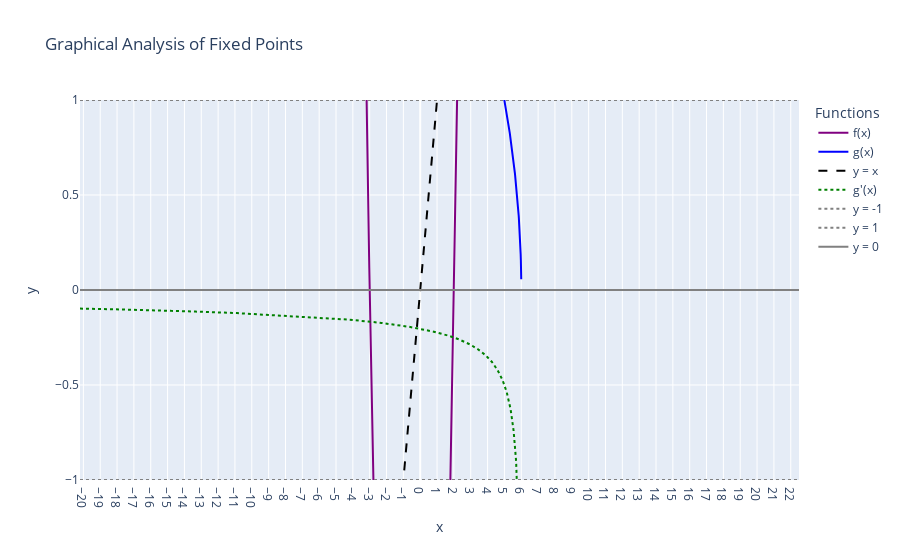

Notebook cell for this chart:
### Code cell
g = lambda x: np.sqrt(6 - x)  # g(x) = sqrt(6 - x)
x_vals = np.linspace(min(history) - 20, max(history) + 20, 4000)
g_vals = g(x_vals)

fpi_plot_analysis(
    x_vals=x_vals,
    g_vals=g_vals,
    f=f
)

### Figure 1 — Plotly figure (JSON) as saved in the notebook; plotly's stock layout.template omitted (floating-point values rounded to 4 significant figures; data arrays with more than 128 entries replaced by an {"elided": "..."} marker saying what was removed)
{"data": [{"line": {"color": "purple", "width": 2}, "mode": "lines", "name": "f(x)", "type": "scatter", "x": {"elided": "4000 float values"}, "y": {"elided": "4000 float values"}}, {"line": {"color": "blue"}, "mode": "lines", "name": "g(x)", "type": "scatter", "x": {"elided": "4000 float values"}, "y": {"elided": "4000 float values"}}, {"line": {"color": "black", "dash": "dash"}, "mode": "lines", "name": "y = x", "type": "scatter", "x": {"elided": "4000 float values"}, "y": {"elided": "4000 float values"}}, {"line": {"color": "green", "dash": "dot"}, "mode": "lines", "name": "g'(x)", "type": "scatter", "x": {"elided": "4000 float values"}, "y": {"elided": "4000 float values"}}, {"line": {"color": "gray", "dash": "dot"}, "mode": "lines", "name": "y = -1", "type": "scatter", "x": [-20.2, 22.49], "y": [-1, -1]}, {"line": {"color": "gray", "dash": "dot"}, "mode": "lines", "name": "y = 1", "type": "scatter", "x": [-20.2, 22.49], "y": [1, 1]}, {"line": {"color": "gray"}, "mode": "lines", "name": "y = 0", "type": "scatter", "x": [-20.2, 22.49], "y": [0, 0]}], "layout": {"legend": {"title": {"text": "Functions"}}, "showlegend": true, "title": {"text": "Graphical Analysis of Fixed Points"}, "xaxis": {"tickmode": "linear", "title": {"text": "x"}}, "yaxis": {"dtick": 0.5, "range": [-1, 1], "tickmode": "linear", "title": {"text": "y"}}}}
